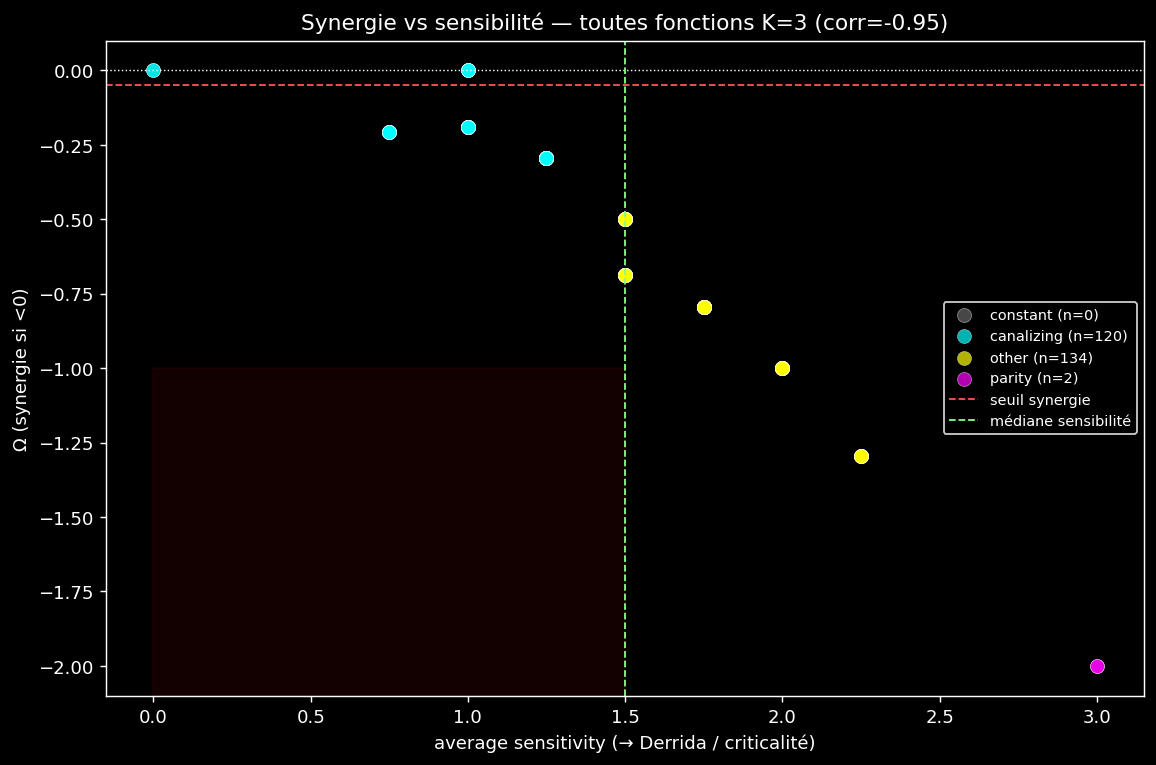

Source code (Python):
"""A — synergie ≡ sensibilité au niveau FONCTION booléenne (test exhaustif).

Le découplage RBN (#test décisif) utilisait la parité, maximalement sensible.
L'identification synergie≡chaos est-elle propre à la parité, ou universelle ?

Test indépendant de la dynamique réseau : pour CHAQUE fonction booléenne K=3
(256 énumérables), calculer :
- Ω = O-information de la distribution (x_1..x_K, y) sous inputs uniformes
  → synergie intrinsèque de la fonction (Ω<0 = irréductible)
- s = average sensitivity = Σ_x Σ_i [f(x) ≠ f(x⊕e_i)] / 2^K
  → ingrédient direct du Derrida (criticalité)

Scatter Ω vs s. Coin « Ω<0 (synergie) ET s faible (peu sensible) » :
- VIDE → synergie EXIGE sensibilité → identification universelle (thèse durcie)
- PEUPLÉ → fonctions découplées existent → identification propre à la parité (thèse nuancée)
"""
import sys
import os
import json
from itertools import product
import numpy as np
import matplotlib.pyplot as plt

sys.path.insert(0, os.path.dirname(os.path.dirname(os.path.abspath(__file__))))

from xi.interaction import o_information


def func_omega(truth_table, K, inputs):
    output = truth_table[:, None]
    samples = np.hstack([inputs, output]).astype(np.int8)
    return o_information(samples)


def avg_sensitivity(truth_table, K):
    flips = 0
    for x in range(2 ** K):
        for i in range(K):
            if truth_table[x] != truth_table[x ^ (1 << i)]:
                flips += 1
    return flips / (2 ** K)


def is_canalizing(truth_table, K):
    """∃ entrée i, valeur v telle que f forcée constante quand x_i=v."""
    for i in range(K):
        for v in (0, 1):
            outs = [truth_table[x] for x in range(2 ** K) if (x >> i) & 1 == v]
            if len(set(outs)) == 1:
                return True
    return False


def is_parity(truth_table, K):
    par = np.array([bin(x).count("1") & 1 for x in range(2 ** K)], dtype=np.int8)
    return np.array_equal(truth_table, par) or np.array_equal(truth_table, par ^ 1)


def run(K=3, outdir=None):
    if outdir is None:
        outdir = os.path.dirname(os.path.abspath(__file__))
    inputs = np.array(list(product([0, 1], repeat=K)), dtype=np.int8)  # (2^K, K)
    n_func = 2 ** (2 ** K)
    print(f"Énumération exhaustive K={K} : {n_func} fonctions booléennes\n")

    omegas, sens, biases, cats = [], [], [], []
    for code in range(n_func):
        tt = np.array([(code >> x) & 1 for x in range(2 ** K)], dtype=np.int8)
        bias = tt.mean()
        # fonctions constantes : Ω indéfini (output déterministe) → skip de l'analyse régime
        om = func_omega(tt, K, inputs)
        s = avg_sensitivity(tt, K)
        if is_parity(tt, K):
            cat = "parity"
        elif is_canalizing(tt, K):
            cat = "canalizing"
        elif bias in (0.0, 1.0):
            cat = "constant"
        else:
            cat = "other"
        omegas.append(om); sens.append(s); biases.append(bias); cats.append(cat)

    omegas = np.array(omegas); sens = np.array(sens)
    biases = np.array(biases); cats = np.array(cats)

    # Coin critique : synergie (Ω<seuil) ET sensibilité faible
    syn_thresh = -0.05
    s_low = np.median(sens)
    corner = (omegas < syn_thresh) & (sens < s_low)
    n_syn = np.sum(omegas < syn_thresh)

    print(f"fonctions synergiques (Ω<{syn_thresh}) : {n_syn}/{n_func}")
    print(f"  dont sensibilité < médiane ({s_low:.2f}) : {corner.sum()} "
          f"← coin découplé")
    print()
    for cat in ["parity", "canalizing", "other", "constant"]:
        m = cats == cat
        if m.sum():
            print(f"  {cat:>11} : n={m.sum():>3} | Ω∈[{omegas[m].min():+.3f},"
                  f"{omegas[m].max():+.3f}] | s∈[{sens[m].min():.2f},{sens[m].max():.2f}]")

    # corrélation Ω vs s sur fonctions non-constantes
    nc = cats != "constant"
    r = np.corrcoef(omegas[nc], sens[nc])[0, 1]
    print(f"\ncorr(Ω, sensibilité) [non-const] = {r:+.3f}")
    if corner.sum() == 0:
        verdict = "✓ coin VIDE — synergie EXIGE sensibilité → identification UNIVERSELLE"
    else:
        verdict = f"✗ coin PEUPLÉ ({corner.sum()}) — synergie sans sensibilité existe → propre à parité"
    print(verdict)

    # Plot
    fig, ax = plt.subplots(figsize=(9, 6))
    colmap = {"parity": "#ff00ff", "canalizing": "#00ffff",
              "other": "#ffff00", "constant": "#666666"}
    for cat in ["constant", "canalizing", "other", "parity"]:
        m = cats == cat
        ax.scatter(sens[m], omegas[m], c=colmap[cat], label=f"{cat} (n={m.sum()})",
                   s=60, alpha=0.7, edgecolors="white", linewidths=0.3)
    ax.axhline(0, color="white", ls=":", lw=0.8)
    ax.axhline(syn_thresh, color="#ff5555", ls="--", lw=1, label=f"seuil synergie")
    ax.axvline(s_low, color="#88ff88", ls="--", lw=1, label=f"médiane sensibilité")
    # zone coin découplé
    ax.axvspan(0, s_low, ymin=0, ymax=0.5, color="#ff0000", alpha=0.08)
    ax.set_xlabel("average sensitivity (→ Derrida / criticalité)", color="white")
    ax.set_ylabel("Ω (synergie si <0)", color="white")
    ax.set_title(f"Synergie vs sensibilité — toutes fonctions K={K} "
                 f"(corr={r:+.2f})", color="white")
    ax.legend(facecolor="black", labelcolor="white", edgecolor="white", fontsize=8)
    ax.set_facecolor("black")
    ax.tick_params(colors="white")
    for sp in ax.spines.values():
        sp.set_color("white")
    fig.patch.set_facecolor("black")
    plt.tight_layout()
    png = os.path.join(outdir, "synergy_sensitivity.png")
    plt.savefig(png, dpi=130, facecolor="black", bbox_inches="tight")
    print(f"\nsaved {png}")

    out = {
        "K": K, "n_func": n_func, "syn_thresh": syn_thresh,
        "n_synergic": int(n_syn), "corner_count": int(corner.sum()),
        "corr_omega_sens": float(r),
        "omega": omegas.tolist(), "sensitivity": sens.tolist(),
        "bias": biases.tolist(), "category": cats.tolist(),
    }
    with open(os.path.join(outdir, "synergy_sensitivity.json"), "w") as f:
        json.dump(out, f, indent=2)
    print(f"saved {os.path.join(outdir, 'synergy_sensitivity.json')}")
    return out


if __name__ == "__main__":
    run(K=3)
